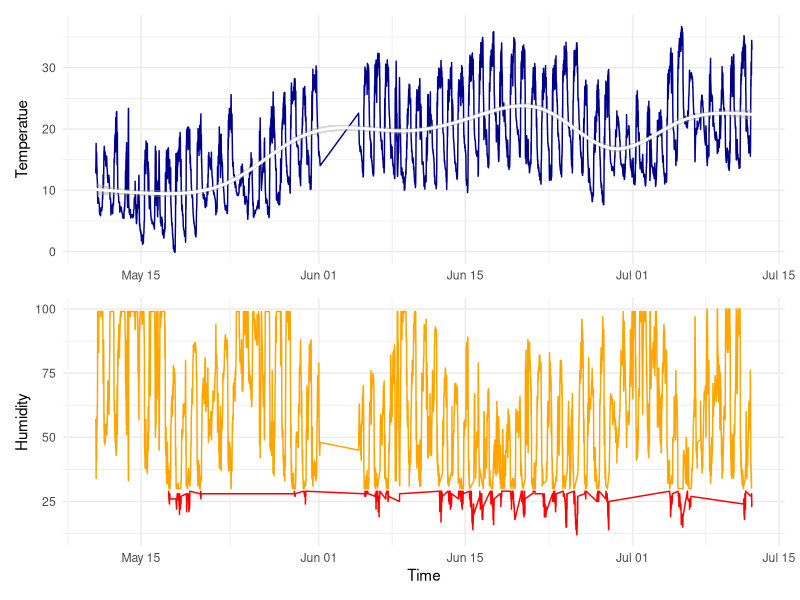
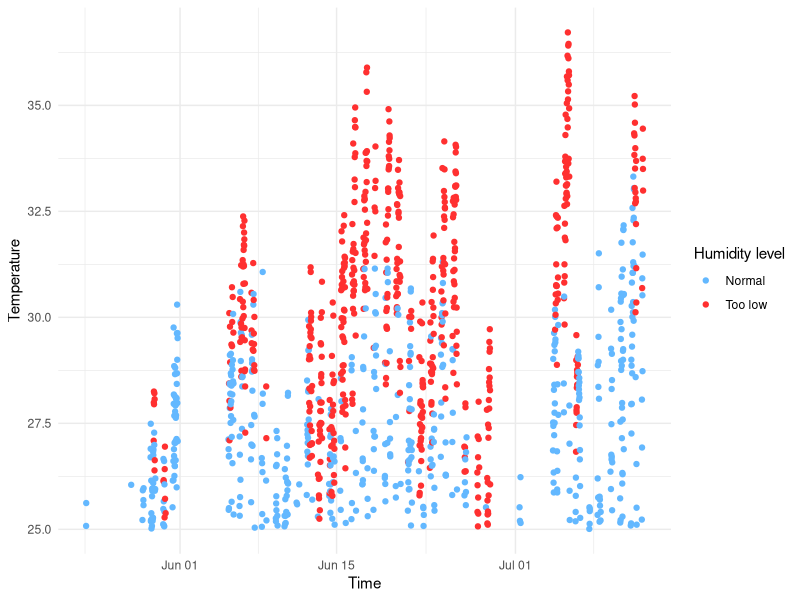
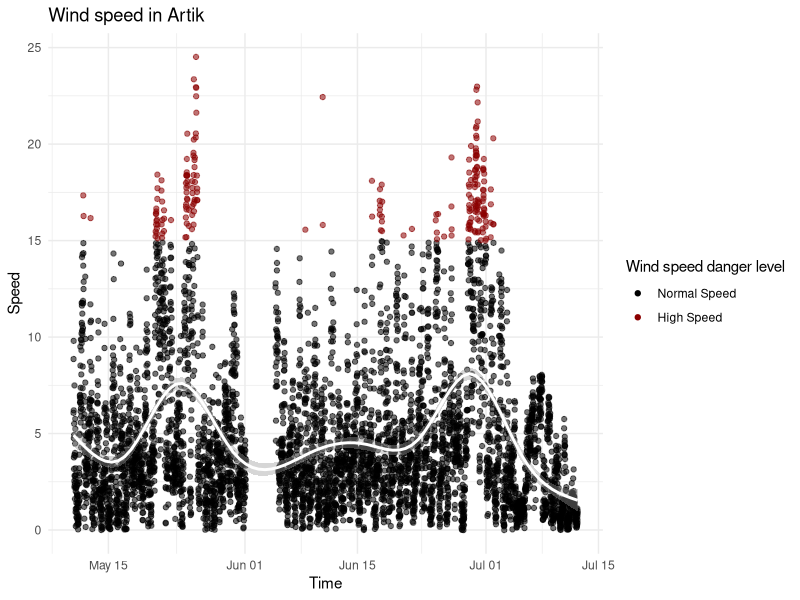
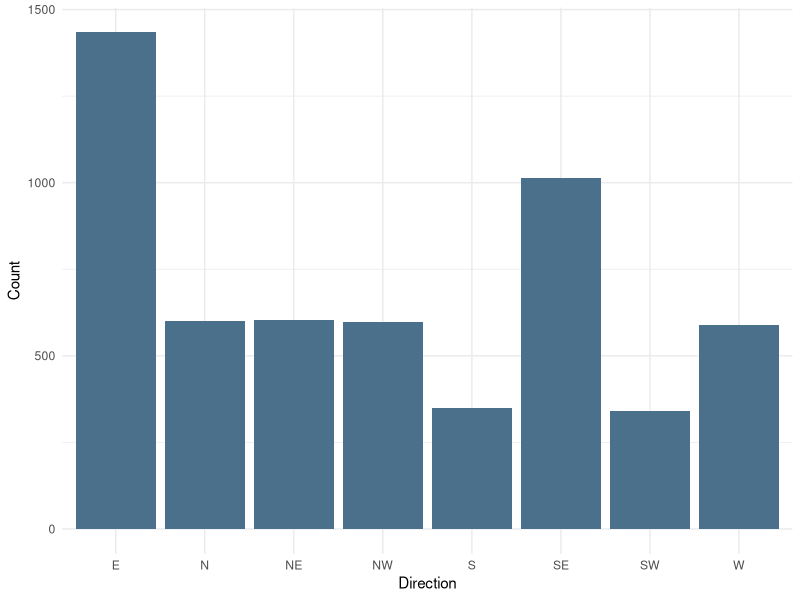

Here is the R script that generated these plots, in order:
## ---- chunk 1
library(tidyverse)
artik <- read_csv("artik.csv")
## ---- chunk 2
library(ggplot2)
library(dplyr)
library(patchwork)
p1 <- artik |> drop_na() |> ggplot(aes(x=time, y=temperature)) + geom_line(color="darkblue") + geom_smooth(color="white") + theme_minimal() + labs(x=NULL, y="Temperatue")

p2 <- artik |> drop_na() |> ggplot(aes(x=time, y=humidity)) + geom_line(aes(color=if_else(humidity<30,"too_low", "normal")))+ scale_color_manual(values = c("too_low"="red", normal="orange"), guide="none") + theme_minimal() + labs(x="Time", y="Humidity")

combined_plot <- p1/p2

print(combined_plot)

artik |> drop_na() |> mutate(humidity_level=humidity>30, .before=1) |> filter(temperature>25) |> ggplot(aes(x=time, y=temperature)) + geom_point(aes(color=if_else(humidity<30, "too_low", "normal"))) + scale_color_manual(values=c("too_low"="firebrick1", "normal"="steelblue1"), labels=c("too_low"="Too low", normal="Normal")) + labs(color="Humidity level", x="Time", y="Temperature") + theme_minimal() 

artik |> drop_na() |> ggplot(aes(x=time, y=speed)) + geom_jitter(aes(color=if_else(speed<15,"normal", "too_high"), alpha=0.5))+ scale_color_manual(values = c("normal"="black", too_high="darkred"), labels=c("normal"="Normal Speed", "too_high"="High Speed")) + scale_alpha_continuous(guide = "none") + geom_smooth(color="white") + theme_minimal() + labs(title="Wind speed in Artik", x ="Time", y="Speed", color="Wind speed danger level")
  
artik |> drop_na() |> ggplot(aes(x=direction)) + geom_bar(fill="skyblue4") + theme_minimal() + labs(x="Direction", y="Count")
